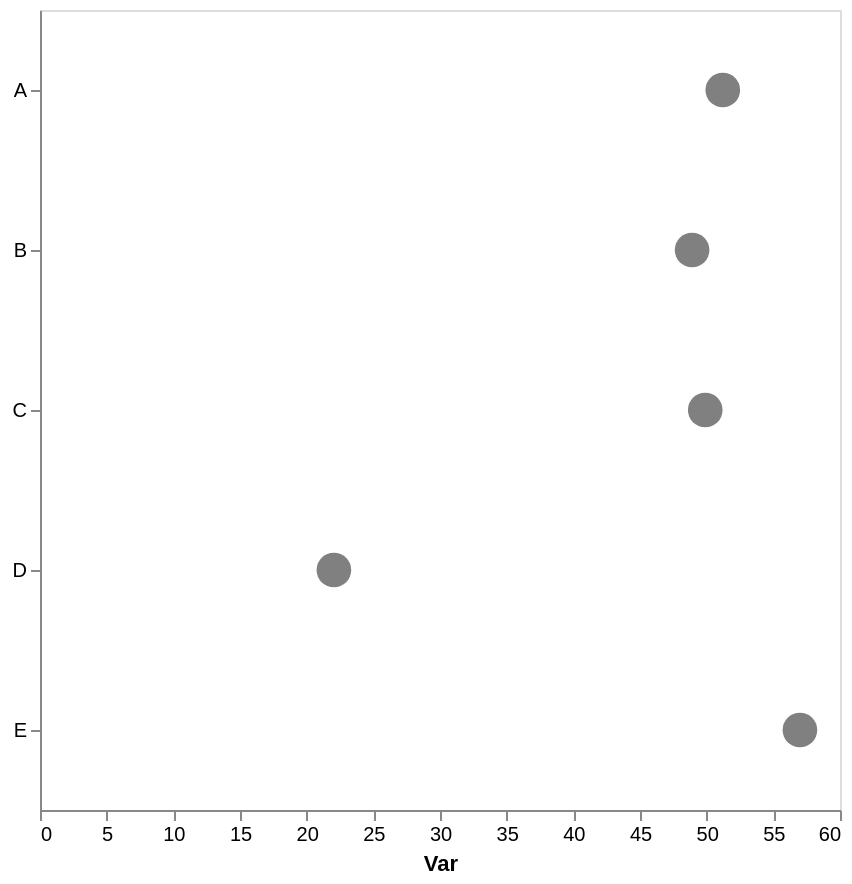

Vega-Lite specification for this chart:
### Vega-Lite specification from a JSON file in a GitHub repository (floating-point values rounded to 4 significant figures)
{"config": {"view": {"continuousWidth": 300, "continuousHeight": 300}, "axis": {"grid": false}, "bar": {"color": "gray"}}, "data": {"name": "data-af302f3e0acb538383bca48f75a3d926"}, "mark": {"type": "point", "color": "gray", "filled": true, "size": 300}, "encoding": {"x": {"aggregate": "mean", "axis": {"title": "Var"}, "field": "var1", "type": "quantitative"}, "y": {"axis": {"title": null}, "field": "cat", "type": "nominal"}}, "height": 400, "width": 400, "$schema": "https://vega.github.io/schema/vega-lite/v5.17.0.json", "datasets": {"data-af302f3e0acb538383bca48f75a3d926": [{"cat": "B", "var1": 48.14, "var2": 47.62}, {"cat": "E", "var1": 56.99, "var2": 45.95}, {"cat": "C", "var1": 50.37, "var2": 52.4}, {"cat": "A", "var1": 51.21, "var2": 40.56}, {"cat": "B", "var1": 56.81, "var2": 53.45}, {"cat": "D", "var1": 22.23, "var2": 53.8}, {"cat": "C", "var1": 41.22, "var2": 42.77}, {"cat": "D", "var1": 21.85, "var2": 60.49}, {"cat": "B", "var1": 42.57, "var2": 48.21}, {"cat": "B", "var1": 51.13, "var2": 57.94}, {"cat": "B", "var1": 45.88, "var2": 40.71}, {"cat": "C", "var1": 58.09, "var2": 58.83}]}}
